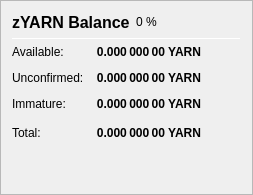
                   <widget class="QFrame" name="frame_ZerocoinBalances">
                    <property name="frameShape">
                     <enum>QFrame::StyledPanel</enum>
                    </property>
                    <property name="frameShadow">
                     <enum>QFrame::Raised</enum>
                    </property>
                    <layout class="QVBoxLayout" name="verticalLayout_7">
                     <item>
                      <layout class="QHBoxLayout" name="horizontalLayout_8" stretch="0,0,0">
                       <item>
                        <widget class="QLabel" name="label_5z_3">
                         <property name="minimumSize">
                          <size>
                           <width>0</width>
                           <height>20</height>
                          </size>
                         </property>
                         <property name="font">
                          <font>
                           <pointsize>12</pointsize>
                           <weight>75</weight>
                           <bold>true</bold>
                          </font>
                         </property>
                         <property name="text">
                          <string>zYARN Balance</string>
                         </property>
                        </widget>
                       </item>
                       <item>
                        <widget class="QLabel" name="labelzYARNPercent">
                         <property name="text">
                          <string notr="true">0 %</string>
                         </property>
                        </widget>
                       </item>
                       <item>
                        <spacer name="horizontalSpacer_11">
                         <property name="orientation">
                          <enum>Qt::Horizontal</enum>
                         </property>
                         <property name="sizeHint" stdset="0">
                          <size>
                           <width>40</width>
                           <height>20</height>
                          </size>
                         </property>
                        </spacer>
                       </item>
                      </layout>
                     </item>
                     <item>
                      <widget class="Line" name="line_ZerocoinBalance">
                       <property name="minimumSize">
                        <size>
                         <width>0</width>
                         <height>1</height>
                        </size>
                       </property>
                       <property name="maximumSize">
                        <size>
                         <width>16777215</width>
                         <height>1</height>
                        </size>
                       </property>
                       <property name="orientation">
                        <enum>Qt::Horizontal</enum>
                       </property>
                      </widget>
                     </item>
                     <item>
                      <layout class="QGridLayout" name="gridLayout_5">
                       <property name="spacing">
                        <number>12</number>
                       </property>
                       <item row="1" column="0">
                        <widget class="QLabel" name="labelzBalanceMatureText">
                         <property name="toolTip">
                          <string>Mature: more than 20 confirmation and more than 1 mint of the same denomination after it was minted.
These zYARN are spendable.</string>
                         </property>
                         <property name="text">
                          <string>Available:</string>
                         </property>
                        </widget>
                       </item>
                       <item row="1" column="1">
                        <widget class="QLabel" name="labelzBalanceMature">
                         <property name="font">
                          <font>
                           <weight>75</weight>
                           <bold>true</bold>
                          </font>
                         </property>
                         <property name="toolTip">
                          <string>Mature: more than 20 confirmation and more than 1 mint of the same denomination after it was minted.
These zYARN are spendable.</string>
                         </property>
                         <property name="text">
                          <string notr="true">0.000 000 00 YARN</string>
                         </property>
                         <property name="alignment">
                          <set>Qt::AlignRight|Qt::AlignTrailing|Qt::AlignVCenter</set>
                         </property>
                        </widget>
                       </item>
                       <item row="2" column="0">
                        <widget class="QLabel" name="labelzBalanceUnconfirmedText">
                         <property name="toolTip">
                          <string>Unconfirmed: less than 20 confirmations
Immature: confirmed, but less than 1 mint of the same denomination after it was minted</string>
                         </property>
                         <property name="text">
                          <string>Unconfirmed:</string>
                         </property>
                        </widget>
                       </item>
                       <item row="2" column="1">
                        <widget class="QLabel" name="labelzBalanceUnconfirmed">
                         <property name="font">
                          <font>
                           <weight>75</weight>
                           <bold>true</bold>
                          </font>
                         </property>
                         <property name="toolTip">
                          <string>Unconfirmed: less than 20 confirmations
Immature: confirmed, but less than 1 mint of the same denomination after it was minted</string>
                         </property>
                         <property name="text">
                          <string notr="true">0.000 000 00 YARN</string>
                         </property>
                         <property name="alignment">
                          <set>Qt::AlignRight|Qt::AlignTrailing|Qt::AlignVCenter</set>
                         </property>
                        </widget>
                       </item>
                       <item row="3" column="0">
                        <widget class="QLabel" name="labelzBalanceImmatureText">
                         <property name="toolTip">
                          <string>Unconfirmed: less than 20 confirmations
Immature: confirmed, but less than 1 mint of the same denomination after it was minted</string>
                         </property>
                         <property name="text">
                          <string>Immature:</string>
                         </property>
                        </widget>
                       </item>
                       <item row="3" column="1">
                        <widget class="QLabel" name="labelzBalanceImmature">
                         <property name="font">
                          <font>
                           <weight>75</weight>
                           <bold>true</bold>
                          </font>
                         </property>
                         <property name="toolTip">
                          <string>Unconfirmed: less than 20 confirmations
Immature: confirmed, but less than 1 mint of the same denomination after it was minted</string>
                         </property>
                         <property name="text">
                          <string notr="true">0.000 000 00 YARN</string>
                         </property>
                         <property name="alignment">
                          <set>Qt::AlignRight|Qt::AlignTrailing|Qt::AlignVCenter</set>
                         </property>
                        </widget>
                       </item>
                       <item row="4" column="0">
                        <widget class="QLabel" name="labelzBalanceText">
                         <property name="toolTip">
                          <string>Your current zYARN balance, unconfirmed and immature zYARN included.</string>
                         </property>
                         <property name="text">
                          <string>Total:</string>
                         </property>
                        </widget>
                       </item>
                       <item row="4" column="1">
                        <widget class="QLabel" name="labelzBalance">
                         <property name="font">
                          <font>
                           <weight>75</weight>
                           <bold>true</bold>
                          </font>
                         </property>
                         <property name="cursor">
                          <cursorShape>IBeamCursor</cursorShape>
                         </property>
                         <property name="toolTip">
                          <string>Your current zYARN balance, unconfirmed and immature zYARN included.</string>
                         </property>
                         <property name="text">
                          <string notr="true">0.000 000 00 YARN</string>
                         </property>
                         <property name="alignment">
                          <set>Qt::AlignRight|Qt::AlignTrailing|Qt::AlignVCenter</set>
                         </property>
                         <property name="textInteractionFlags">
                          <set>Qt::LinksAccessibleByMouse|Qt::TextSelectableByKeyboard|Qt::TextSelectableByMouse</set>
                         </property>
                        </widget>
                       </item>
                       <item row="4" column="2">
                        <spacer name="horizontalSpacer_4">
                         <property name="orientation">
                          <enum>Qt::Horizontal</enum>
                         </property>
                         <property name="sizeHint" stdset="0">
                          <size>
                           <width>40</width>
                           <height>20</height>
                          </size>
                         </property>
                        </spacer>
                       </item>
                      </layout>
                     </item>
                     <item>
                      <spacer name="verticalSpacer_4">
                       <property name="orientation">
                        <enum>Qt::Vertical</enum>
                       </property>
                       <property name="sizeHint" stdset="0">
                        <size>
                         <width>20</width>
                         <height>40</height>
                        </size>
                       </property>
                      </spacer>
                     </item>
                    </layout>
                   </widget>
